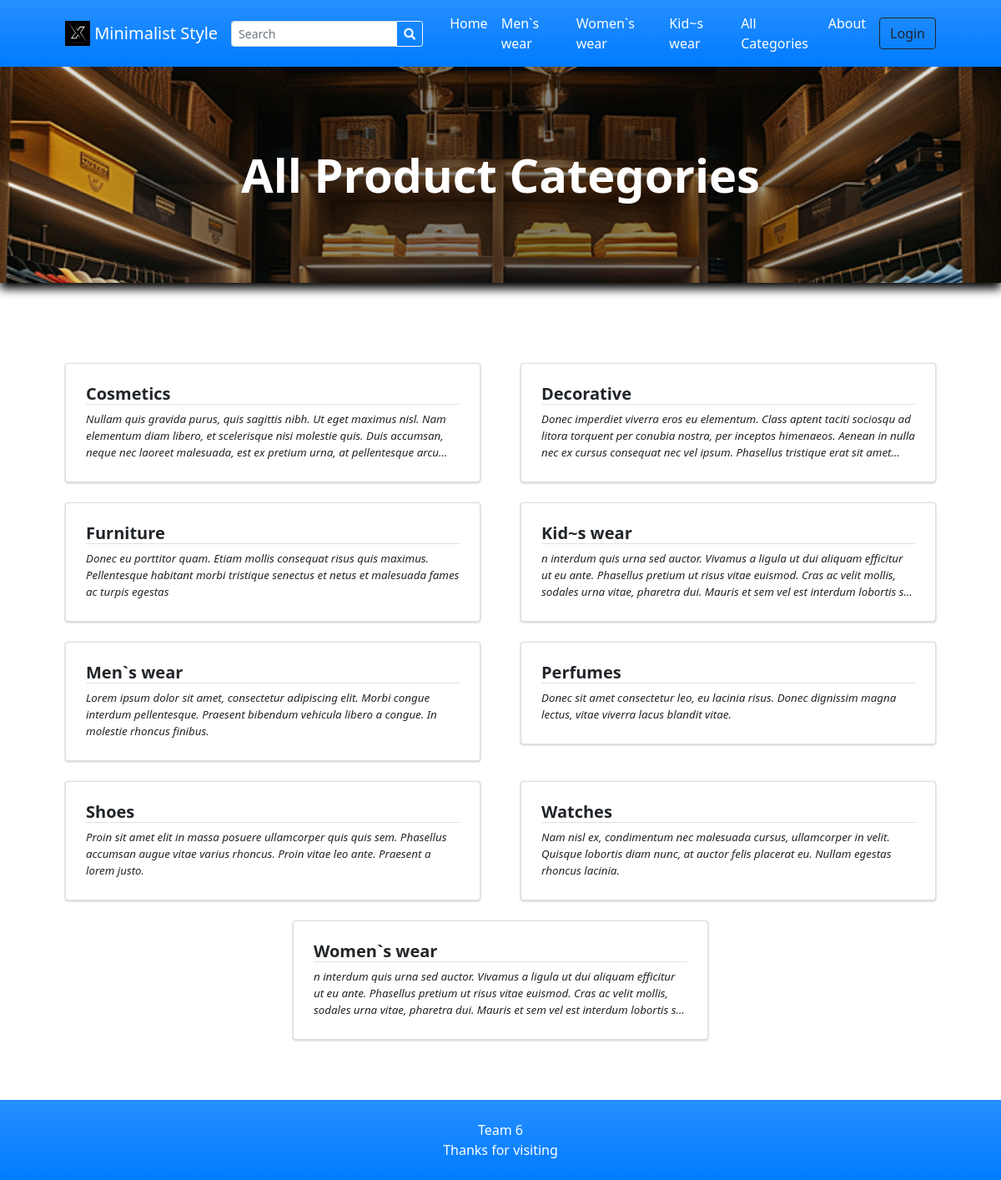
Page /?p=view_categories on the earlier database version.
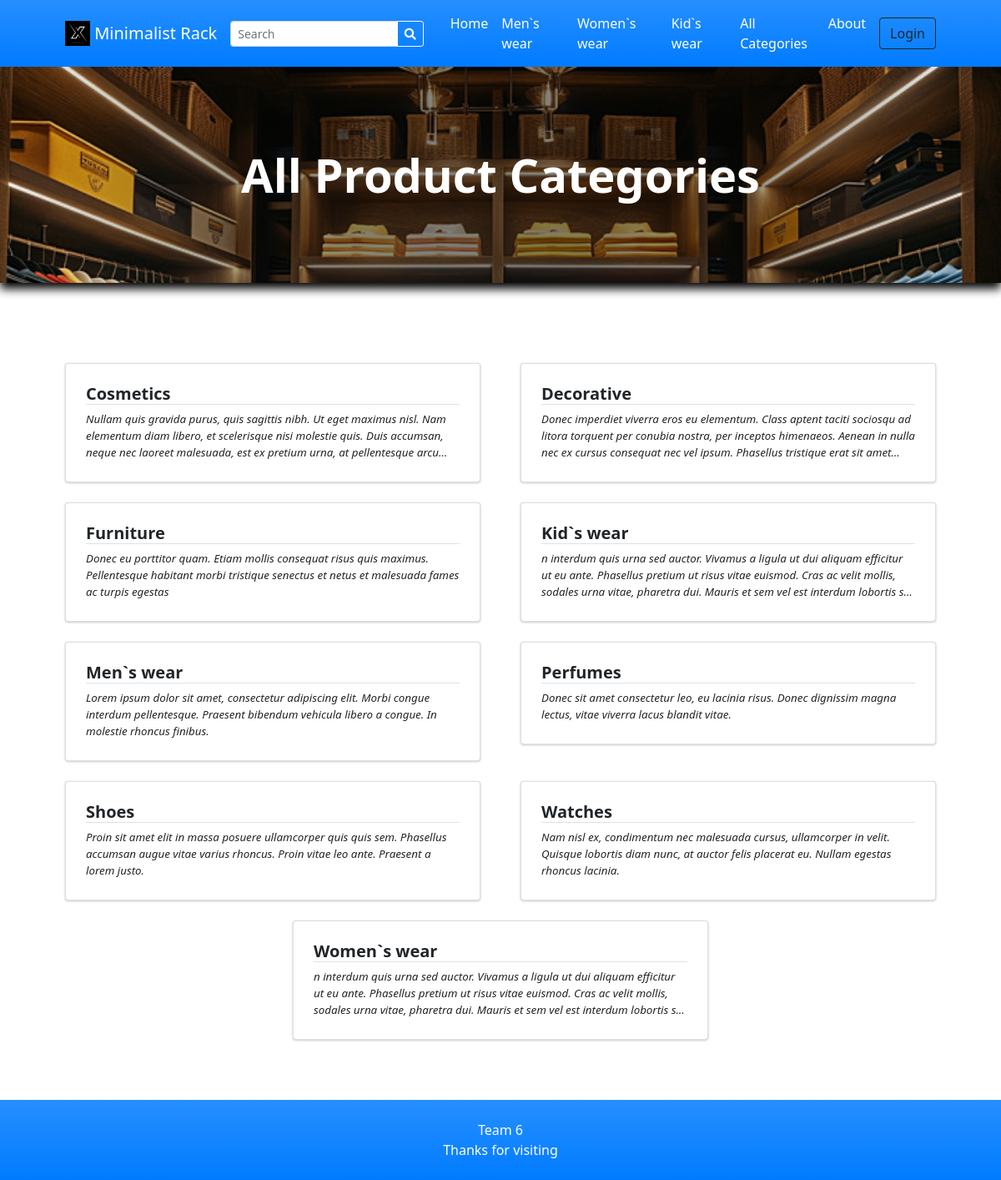
Same page on the later database version.
### tables this page shows
CREATE TABLE `categories` (
  `id` int(30) NOT NULL,
  `category` varchar(250) NOT NULL,
  `description` text DEFAULT NULL,
  `status` tinyint(1) NOT NULL DEFAULT 1,
  `delete_flag` tinyint(1) NOT NULL DEFAULT 0,
  `date_created` datetime NOT NULL DEFAULT current_timestamp()
);

### classes/DBConnection.php (called while the page is built, shortened)
<?php
class DBConnection{
    private $host = DB_SERVER;
    private $username = DB_USERNAME;
    private $password = DB_PASSWORD;
    private $database = DB_NAME;
    public $conn;
    public function __construct(){
        if (!isset($this->conn)) {
            $this->conn = new mysqli($this->host, $this->username, $this->password, $this->database);
        }
    }
}
?>

### classes/SystemSettings.php (called while the page is built, shortened)
<?php
class SystemSettings extends DBConnection{
	function info($field=''){
		if(!empty($field)){
			if(isset($_SESSION['system_info'][$field]))
				return $_SESSION['system_info'][$field];
			else
				return false;
		}else{
			return false;
		}
	}
}
$_settings = new SystemSettings();
?>

### config.php (called while the page is built, shortened)
<?php
require_once('classes/DBConnection.php');
require_once('classes/SystemSettings.php');
function validate_image($file){
	if(!empty($file)){
        $ex = explode("?",$file);
        $file = $ex[0];
        $ts = isset($ex[1]) ? "?".$ex[1] : '';
		if(is_file(base_app.$file)){
			return base_url.$file.$ts;
		}else{
			return base_url.'dist/img/no-image-available.png';
		}
	}else{
		return base_url.'dist/img/no-image-available.png';
	}
}
?>

### view_categories.php (the view, shortened to what the changed rows need)
<?php
$title = "All Product Categories";
?>
<header class="bg-dark py-5" id="main-header">
    <div class="container px-4 px-lg-5 my-5">
        <div class="text-center text-white">
            <h1 class="display-4 fw-bolder"><?php echo $title ?></h1>
        </div>
    </div>
</header>
<section class="py-5">
    <div class="container px-4 px-lg-5 mt-5">
        <div class="row gx-2 gx-lg-5 row-cols-1 row-cols-md-2 row-cols-xl-2 justify-content-center">
            <?php
                $categories = $conn->query("SELECT * FROM `categories` where status = 1 order by category asc ");
                while($row = $categories->fetch_assoc()):
                    foreach($row as $k=> $v){
                        $row[$k] = trim(stripslashes($v));
                    }
                    $row['description'] = strip_tags(stripslashes(html_entity_decode($row['description'])));
            ?>
            <div class="col mb-6 mb-2">
                <a href="./?p=products&c=<?php echo md5($row['id']) ?>" class="card category-item text-decoration-none text-reset">
                    <div class="card-body p-4">
                        <div class="">
                            <h5 class="fw-bolder border-bottom border-pink"><?php echo $row['category'] ?></h5>
                        </div>
                        <p class="m-0 truncate"><?php echo $row['description'] ?></p>
                    </div>
                </a>
            </div>
            <?php endwhile; ?>
        </div>
    </div>
</section>

### inc/topBarNav.php (shortened to what the changed rows need)
<nav class="navbar navbar-expand-lg navbar-dark bg-gradient-blue">
            <div class="container px-4 px-lg-5 ">
                <a class="navbar-brand" href="./">
                <img src="<?php echo validate_image($_settings->info('logo')) ?>" width="30" height="30" class="d-inline-block align-top" alt="" loading="lazy">
                <?php echo $_settings->info('short_name') ?>
              </a>
                <form class="form-inline" id="search-form">
                  <div class="input-group">
                  </div>
                </form>
                <div class="collapse navbar-collapse" id="navbarSupportedContent">
                    <ul class="navbar-nav me-auto mb-2 mb-lg-0 ms-lg-4">
                        <?php
                        $cat_qry = $conn->query("SELECT * FROM categories where status = 1  limit 3");
                        while($crow = $cat_qry->fetch_assoc()):
                        ?>
                        <li class="nav-item"><a class="nav-link text-white" aria-current="page" href="./?p=products&c=<?php echo md5($crow['id']) ?>"><?php echo $crow['category'] ?></a></li>
                        <?php endwhile; ?>
                    </ul>
                    <div class="d-flex align-items-center">
                    </div>
                </div>
            </div>
        </nav>

Differences in the rows shown:
changed categories: category "Kid~s wear" → "Kid`s wear"
Other differences:
$_settings->info('short_name'): "Minimalist Style" → "Minimalist Rack"
